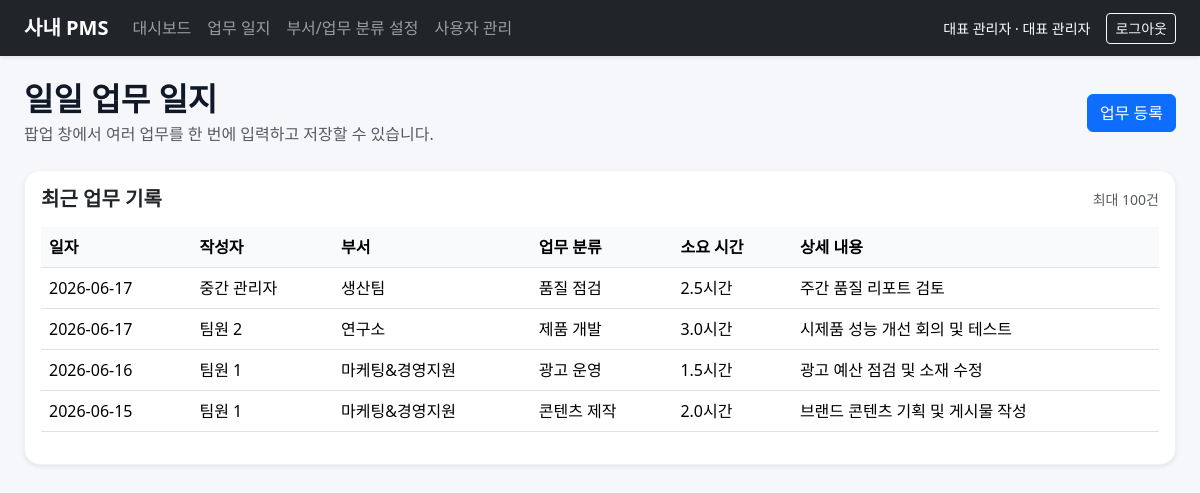
The app's page /work-logs (signed in) with its own data.
### tables this page shows
CREATE TABLE work_logs (
            id INTEGER PRIMARY KEY AUTOINCREMENT,
            user_id INTEGER NOT NULL,
            work_date TEXT NOT NULL,
            department_id INTEGER NOT NULL,
            category_id INTEGER NOT NULL,
            hours REAL NOT NULL,
            detail TEXT NOT NULL,
            created_at TEXT NOT NULL,
            FOREIGN KEY(user_id) REFERENCES users(id) ON DELETE CASCADE,
            FOREIGN KEY(department_id) REFERENCES departments(id),
            FOREIGN KEY(category_id) REFERENCES task_categories(id)
        );

CREATE TABLE users (
            id INTEGER PRIMARY KEY AUTOINCREMENT,
            username TEXT UNIQUE NOT NULL,
            password_hash TEXT NOT NULL,
            name TEXT NOT NULL,
            role TEXT NOT NULL CHECK(role IN ('superadmin', 'manager', 'member')),
            created_at TEXT NOT NULL
        );

CREATE TABLE departments (
            id INTEGER PRIMARY KEY AUTOINCREMENT,
            name TEXT UNIQUE NOT NULL,
            created_at TEXT NOT NULL
        );

CREATE TABLE task_categories (
            id INTEGER PRIMARY KEY AUTOINCREMENT,
            department_id INTEGER NOT NULL,
            name TEXT NOT NULL,
            created_at TEXT NOT NULL,
            UNIQUE(department_id, name),
            FOREIGN KEY(department_id) REFERENCES departments(id) ON DELETE CASCADE
        );

### app.py (the view, shortened to what this page needs)
@app.route('/work-logs', methods=['GET', 'POST'])
@role_required('member', 'manager', 'superadmin')
def work_logs():
    conn = get_db()
    if session.get('role') in ['superadmin', 'manager']:
        logs = conn.execute(
            """
            SELECT wl.*, u.name AS user_name, d.name AS department_name, tc.name AS category_name
            FROM work_logs wl
            JOIN users u ON wl.user_id = u.id
            JOIN departments d ON wl.department_id = d.id
            JOIN task_categories tc ON wl.category_id = tc.id
            ORDER BY wl.work_date DESC, wl.id DESC
            LIMIT 100
            """
        ).fetchall()
    departments = get_departments_with_categories()
    conn.close()
    return render_template('work_logs.html', logs=logs, departments=departments)

### app.py (called while the page is built)
def get_db():
    conn = sqlite3.connect(DB_PATH)
    conn.row_factory = sqlite3.Row
    conn.execute('PRAGMA foreign_keys = ON')
    return conn

def role_required(*allowed_roles):
    def decorator(view_func):
        @wraps(view_func)
        def wrapper(*args, **kwargs):
            if 'user_id' not in session:
                flash('로그인이 필요합니다.', 'warning')
                return redirect(url_for('login'))
            if session.get('role') not in allowed_roles:
                flash('이 페이지에 접근할 권한이 없습니다.', 'danger')
                return redirect(url_for('home'))
            return view_func(*args, **kwargs)
        return wrapper
    return decorator

def get_departments_with_categories():
    conn = get_db()
    departments = conn.execute("SELECT * FROM departments ORDER BY name").fetchall()
    results = []
    for dep in departments:
        cats = conn.execute(
            "SELECT * FROM task_categories WHERE department_id = ? ORDER BY name",
            (dep['id'],)
        ).fetchall()
        results.append({
            'id': dep['id'],
            'name': dep['name'],
            'categories': [dict(cat) for cat in cats]
        })
    conn.close()
    return results

@app.context_processor
def inject_globals():
    return {
        'role_labels': ROLE_LABELS,
        'status_labels': STATUS_LABELS,
        'today_str': date.today().isoformat()
    }

### templates/work_logs.html (shortened to what this page needs)
{% extends 'base.html' %}
{% block content %}
<div class="d-flex justify-content-between align-items-center mb-4">
    <div>
        <h2 class="fw-bold mb-1">일일 업무 일지</h2>
        <p class="text-muted mb-0">팝업 창에서 여러 업무를 한 번에 입력하고 저장할 수 있습니다.</p>
    </div>
    <button class="btn btn-primary" data-bs-toggle="modal" data-bs-target="#logModal">업무 등록</button>
</div>
<div class="card shadow-sm">
    <div class="card-body">
        <div class="d-flex justify-content-between align-items-center mb-3">
            <h5 class="fw-bold mb-0">최근 업무 기록</h5>
            <span class="text-muted small">최대 100건</span>
        </div>
        <div class="table-responsive">
            <table class="table align-middle">
                <thead>
                    <tr>
                        <th>일자</th>
                        <th>작성자</th>
                        <th>부서</th>
                        <th>업무 분류</th>
                        <th>소요 시간</th>
                        <th>상세 내용</th>
                    </tr>
                </thead>
                <tbody>
                    {% for log in logs %}
                    <tr>
                        <td>{{ log.work_date }}</td>
                        <td>{{ log.user_name }}</td>
                        <td>{{ log.department_name }}</td>
                        <td>{{ log.category_name }}</td>
                        <td>{{ log.hours }}시간</td>
                        <td>{{ log.detail }}</td>
                    </tr>
                    {% else %}
                    <tr>
                        <td colspan="6">
                            <div class="empty-state">아직 등록된 업무 기록이 없습니다.</div>
                        </td>
                    </tr>
                    {% endfor %}
                </tbody>
            </table>
        </div>
    </div>
</div>
{% endblock %}

### static/css/style.css (style rules this page uses)
:root { --pms-primary: #4f46e5; --pms-soft: #eef2ff; --pms-text: #111827; }
body { background: #f5f7fb; color: var(--pms-text); }
.card { border-radius: 1rem; border: 1px solid rgba(15, 23, 42, 0.06); }
.table thead th { background: #f8fafc; white-space: nowrap; }

### records on screen
work_logs: work_date "2026-06-17", user_name "중간 관리자", department_name "생산팀", category_name "품질 점검", hours "2.5", detail "주간 품질 리포트 검토"
work_logs: work_date "2026-06-17", user_name "팀원 2", department_name "연구소", category_name "제품 개발", hours "3.0", detail "시제품 성능 개선 회의 및 테스트"
work_logs: work_date "2026-06-16", user_name "팀원 1", department_name "마케팅&경영지원", category_name "광고 운영", hours "1.5", detail "광고 예산 점검 및 소재 수정"
work_logs: work_date "2026-06-15", user_name "팀원 1", department_name "마케팅&경영지원", category_name "콘텐츠 제작", hours "2.0", detail "브랜드 콘텐츠 기획 및 게시물 작성"

### other values on screen
{{ session.get('name') }} "대표 관리자"
{{ role_labels.get(session.get('role')) }} "대표 관리자"
